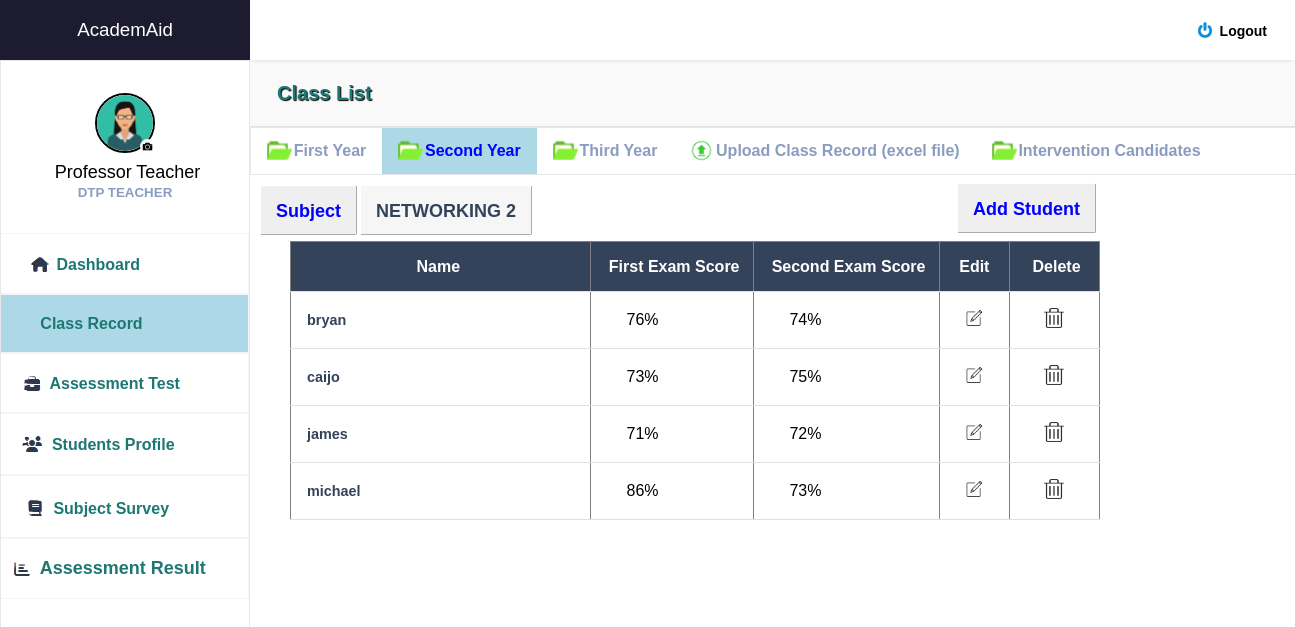
The page /subject_netw.php (signed in) on the database its author committed.
### tables this page shows
CREATE TABLE `tbl_users` (
  `user_id` int(11) NOT NULL,
  `user_uname` varchar(255) NOT NULL,
  `user_pass` varchar(255) NOT NULL,
  `role_id` varchar(255) NOT NULL,
  `fullname` varchar(255) NOT NULL,
  `course` varchar(255) NOT NULL,
  `year` int(11) NOT NULL,
  `program` varchar(255) NOT NULL,
  `id_number` varchar(255) NOT NULL,
  `email` varchar(255) NOT NULL,
  `contact_number` varchar(255) NOT NULL,
  `address` varchar(255) NOT NULL,
  `birthday` varchar(255) NOT NULL,
  `gender` varchar(255) NOT NULL,
  `skills` varchar(255) NOT NULL,
  `image` varchar(250) NOT NULL,
  `exam_score` varchar(255) NOT NULL,
  `subject` varchar(255) NOT NULL,
  `exam_score2` varchar(255) NOT NULL,
  `cc102_1` varchar(255) NOT NULL,
  `cc102_2` varchar(255) NOT NULL,
  `elec` varchar(255) NOT NULL,
  `elec2` varchar(255) NOT NULL,
  `netw` varchar(255) NOT NULL,
  `netw2` varchar(255) NOT NULL,
  `integ` varchar(255) NOT NULL,
  `integ2` varchar(255) NOT NULL,
  `assur` varchar(255) NOT NULL,
  `assur2` varchar(255) NOT NULL
);

### subject_netw.php (the view, shortened to what this page needs)
<?php
include 'class_second.php';
include '_conn.php';
?>
<html>
<head>
<link rel="stylesheet" href="https://cdnjs.cloudflare.com/ajax/libs/font-awesome/6.0.0/css/all.min.css">
</head>
<body>
<br>
<h2 style="margin-top: -8px; margin-left: 110px;padding: 15px; height: 50px;  font-size: 18px; color: #34425A; border-radius: 2px; border-color: white; border-width: 1px;  position: absolute; background-color: #f6f6f6; border-style: outset">NETWORKING 2</h2>
<button onclick="openModal()" style="padding: 15px; height: 50px; margin-left: 600px; font-size: 18px; color: blue; border-radius: 2px; border-color: white; border-width: 1px; margin-top: -10px; position: relative; cursor: pointer"><b>Add Student</b></button>
    <div style="margin-top: -10px; margin-left: 40px; position: ">
            <?php
            if (isset($_SESSION['user_id'])) {
                $sql = "SELECT * FROM tbl_users WHERE netw and netw2 IS NOT NULL AND year IN (2)  ORDER BY fullname ASC";
                $result = $conn->query($sql);
                if ($result->num_rows > 0) {
                    echo "<table border='1'>";
                    echo "<tr><th style='width: 300px; height: 50px; background-color: #34425A;color: white'>&nbsp&nbsp&nbsp&nbspName &nbsp&nbsp&nbsp&nbsp</th>
                        <th style='background-color:  #34425A;color: white'> &nbsp&nbsp&nbsp First Exam Score&nbsp&nbsp&nbsp </th>
                        <th style='background-color:  #34425A;color: white'> &nbsp&nbsp&nbsp Second Exam Score&nbsp&nbsp&nbsp </th>
                        <th style='background-color:  #34425A;color: white; width: 30px'> &nbsp&nbsp&nbsp Edit &nbsp&nbsp&nbsp </th>
                        <th style='background-color:  #34425A;color: white'> &nbsp&nbsp&nbsp Delete&nbsp&nbsp&nbsp </th>
                        </tr>";
                    while ($row = $result->fetch_assoc()) {
                        echo "<tr><td style='color: #34425A'>"
                            . $row["fullname"] . "&nbsp&nbsp&nbsp&nbsp&nbsp</td>
                            &nbsp<td style='color: black'>&nbsp&nbsp&nbsp&nbsp&nbsp&nbsp&nbsp&nbsp"
                            . $row["netw"] . "%&nbsp&nbsp&nbsp&nbsp&nbsp</td>
                            &nbsp<td style='color: black'>&nbsp&nbsp&nbsp&nbsp&nbsp&nbsp&nbsp&nbsp"
                            . $row["netw2"] . "%&nbsp&nbsp&nbsp&nbsp&nbsp</td>
                            <td style='width: 70px'><a href='edit_netw.php?id=" . $row['user_id'] . "'><center><img src='images/edit_icon.PNG' style='height: 20px; width: 20px'></center></a></td>
                            <td style='width: 90px'><a href='delete_netw.php?id=" . $row['user_id'] . "'><center><img src='images/delete_icon.PNG' style='height: 20px; width: 20px'></center></a></td>
                            </tr>&nbsp&nbsp&nbsp&nbsp&nbsp &nbsp&nbsp&nbsp";
                    }
                    echo "</table>";
                } else {
                    echo "No results for the logged-in user";
                }
            } else {
                echo "User not logged in";
            }
            ?>
        </div>
        <br>
            <br><br>
</body>
</html>

### dashboard_teacher.php (shortened to what this page needs)
<!DOCTYPE html>
<html lang="en">
<head>
    <link rel="stylesheet" href="styler.css">
    <link rel="stylesheet" href="https://maxst.icons8.com/vue-static/landings/line-awesome/line-awesome/1.3.0/css/line-awesome.min.css">
</head>
<body>
    <div class="sidebar">
        <div class="side-header" style="background-color: #1D1B2F">
            <a href="dashboard_teacher_welc.php"><h3>Academ<span>Aid</span></h3></a>
        </div>
        <div class="side-content" style="background-color: white; border: 1px solid #e7e7e7">
            <div class="profile">
               <a href="teacher_profile.php">
               <?php
               include 'teacher_pic.php';
               ?></a>
                <h4 style="color: black; margin-top: 5px;  font-size: 18px"><?php
        if (isset($_SESSION['user_id'])) {
          $loggedInUserId = $_SESSION['user_id'];
          $sql = "SELECT * FROM tbl_users WHERE user_id = $loggedInUserId";
          $result = $conn->query($sql);
        if ($result->num_rows > 0) {
         while ($row = $result->fetch_assoc()) {
        echo "&nbsp". $row["fullname"] ; }}}?></h4>
                <small>DTP TEACHER</small>
            </div>
            <div class="side-menu" style="background-color: ">
                <ul>
                 <li style="border-style: solid; border-width: 1px; border-color: #f1f4f9; margin-left: -80px">
                       <a href="dashboard_teacher_welc.php"
                       <?php echo isset($a) ? 'style="background-color: lightblue; color: black; font-weight: bold;' : ''; ?>>
                          <img src="images/dash_icon.png" style=" position: relative; margin-bottom: -7px; ">
                        <small style="font-size: 16px; color: #1d7874"><b>Dashboard</b></small>
                        </a></li>
                 <li style="border-style: solid; border-width: 1px; border-color: #f1f4f9; margin-left: -67px">
                       <a href="class_record.php"
                       <?php echo isset($b) ? 'style="background-color: lightblue; color: white;font-weight: bold;' : ''; ?>>
                            <img src="images/subj_icon.png" style=" position: relative; margin-bottom: -7px; ">
                            <small style="font-size: 16px; color: #1d7874; font-weight:bold">Class Record</small>
                        </a> </li>
                <li style="border-style: solid; border-width: 1px; border-color: #f1f4f9; margin-left: -50px">
                       <a href="intervene_teacher.php"
                       <?php echo isset($c) ? 'style="background-color: lightblue; color: white;font-weight: bold;' : ''; ?>>
                            <img src="images/interv_icon.png" style=" position: relative; margin-bottom: -7px; ">
                            <small style="font-size: 16px; color: #1d7874; font-weight:bold">Assessment Test</small>
                        </a> </li>
                    <li style="border-style: solid; border-width: 1px; border-color: #f1f4f9; margin-left: -57px">
                       <a href="student_profile.php"
                       <?php echo isset($d) ? 'style="background-color: lightblue; color: white;font-weight: bold;' : ''; ?>>
                            <img src="images/stuy_icon.png" style=" position: relative; margin-bottom: -7px; ">
                            <small style="font-size: 16px; color: #1d7874; font-weight:bold">Students Profile</small>
                       </a>  </li>
                    <li style="border-style: solid; border-width: 1px; border-color: #f1f4f9; margin-left: -57px">
                       <a href="exit_survey_teacher.php"
                       <?php echo isset($e) ? 'style="background-color: lightblue; color: white;font-weight: bold;' : ''; ?>>
                           <img src="images/subj_icon.png" style=" position: relative; margin-bottom: -7px; ">
                            <small style="font-size: 16px; color: #1d7874; font-weight:bold">Subject Survey</small>
                       </a>
                    </li>
                    <li style="border-style: solid; border-width: 1px; border-color: #f1f4f9; margin-left: -35px">
                       <a href="yearly_result.php"
                       <?php echo isset($f) ? 'style="background-color: lightblue; color: white;font-weight: bold;' : ''; ?>>
                          <img src="images/yearly_icon.png" style=" position: relative; margin-bottom: -7px; ">
                            <small style="font-size: 18px; color: #1d7874; font-weight:bold">Assessment Result</small>
                       </a>
                    </li>
                </ul>
            </div>
        </div>
    </div>
    <div class="main-content">
        <header>
            <div class="header-content">
                <div class="header-menu">
                    <div class="user">
                        <div class="bg-img" style="background-image: url(img/1.jpeg)"></div>
                        <a href="logout.php" onclick="confirmLogout(event)" style="color: black; margin-right: 12px; margin-top: 5px"><span><b style="font-size: 14px"><img src="images/logout.png" style="position: absolute; height: 16px; width: 16px; margin-left: -23px; margin-top: -1px;">Logout</b></span></a>
                    </div>
                </div>
            </div>
        </header>
            <main style="margin-top: 20px">
         </main>
</body>
</html>

### teacher_pic.php (shortened to what this page needs)
<?php
require '_conn.php';
$loggedInUserId = $_SESSION['user_id'];
$user = mysqli_fetch_assoc(mysqli_query($conn, "SELECT * FROM tbl_users WHERE user_id = $loggedInUserId"));
?>
<html>
<head>
<body>
<form class="form" id = "form" action="" enctype="multipart/form-data" method="post">
                                        <div class="upload">
                                            <?php
                                            $image = $user['image'];
                                            ?>
                                    <img src="profile_pictures/<?php echo $image; ?>" width ="125" height="125" title="<?php echo $image; ?>">
                                      <div class="round">
                                        <i class="fa-camera" style = "color: #fff"></i>
                                        </div>
                                       </div>
                                    </form>

### styler.css (style rules this page uses)
:root { --main-color: #22BAA0; --color-dark: #34425A; --text-grey: #B0B0B0; }
* { margin: 0; padding: 0; text-decoration: none; list-style-type: none; box-sizing: border-box; font-family: 'Merriweather', sans-serif; }
.sidebar { position: fixed; height: 100%; width: 250px; left: 0; bottom: 0; top: 0; z-index: 100; background: var(--color-dark); transition: left 300ms; }
.side-header { box-shadow: 0px 5px 5px -5px rgb(0 0 0 /10%); background: var(--main-color); height: 60px; display: flex; justify-content: center; align-items: center; }
.side-header h3, side-head span { color: #fff; font-weight: 400; }
.side-content { height: calc(100vh - 60px); overflow: auto; }
.profile { text-align: center; padding: 2rem 0rem; }
.bg-img { background-repeat: no-repeat; background-size: cover; border-radius: 50%; background-size: cover; }
.profile h4 { color: #fff; font-weight: 500; }
.profile small { color: #899DC1; font-weight: 600; }
.side-menu ul { text-align: center; }
.side-menu a { display: block; padding: 1.2rem 0rem; }
.side-menu a span, .side-menu a small { color: #899DC1; }
.main-content { margin-left: 250px; width: calc(100% - 165px); transition: margin-left 300ms; }
header { position: fixed; right: 0; top: 0; left: 250px; z-index: 100; height: 60px; box-shadow: 0px 5px 5px -5px rgb(0 0 0 /10%); background: #fff; transition: left 300ms; }
.header-content, .header-menu { display: flex; align-items: center; }
.header-content { justify-content: space-between; padding: 0rem 1rem; }
.header-menu { justify-content: flex-end; padding-top: .5rem; }
.user { display: flex; align-items: center; }
.user div, .client-img { height: 40px; width: 40px; margin-right: 1rem; }
.user span:last-child { display: inline-block; margin-left: .3rem; font-size: .8rem; }
main { margin-top: 60px; }
input, button, select { outline: none; }
table { border-collapse: collapse; }
table tbody td { padding: 1rem 0rem; color: #444; }
table tbody td:first-child { padding-left: 1rem; color: var(--main-color); font-weight: 600; font-size: .9rem; }
table tbody tr { border-bottom: 1px solid #dee2e8; }

### teacher_pic.php (style rules this page uses)
.upload { width: 125px; position: relative; margin: auto; }
.upload img { height: 60px; width: 60px; border-radius: 50%; border: 2px solid #DCDCDC; border-style: solid; border-color: black; }
.upload .round { position: absolute; background-image: url('profile_pictures/kamera.jpg'); background-color: red; right: 0; width: 15px; height: 15px; line-height: 2px; text-align: center; border-radius: 50%; overflow: hidden; margin-top: -18px; margin-left: 0px; margin-right: 33px; border-color: black; border-width: 1px; }

### class_record.php (style rules this page uses)
li a { display: block; color: #34425A; text-align: center; padding: 14px 16px; text-decoration: none; }

### rows shown on the page
tbl_users: image (picture), fullname "Professor Teacher"
tbl_users: fullname "bryan", netw "76", netw2 "74"
tbl_users: fullname "caijo", netw "73", netw2 "75"
tbl_users: fullname "james", netw "71", netw2 "72"
tbl_users: fullname "michael", netw "86", netw2 "73"
